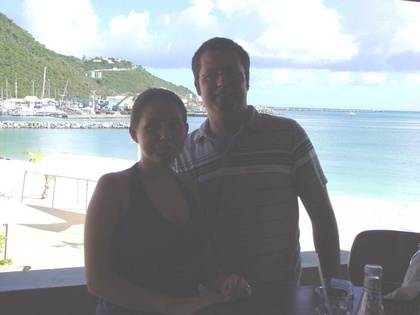
%> input picture MATLAB/poorcontrast.jpg, 420 x 315 px, shrunk from 640 x 480 before the run
$ octave gaussHistogram.m   (GNU Octave 9; MATLAB toolbox functions it lacks are replaced by stand-ins)
%> lines starting %> are read from the running program, lines starting %| are printed output that depends on the picture
%% Orig

r_color = imread('poorcontrast.jpg');
%> r_color is the input picture: size 315x420x3 uint8; mean R, G, B 158.6, 164.7, 167.5
r = rgb2gray(r_color);
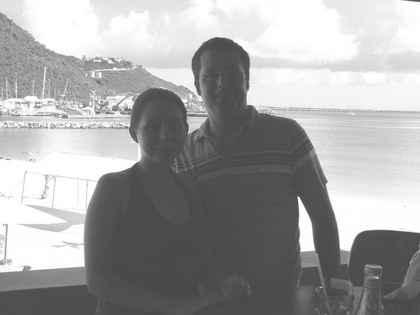
%> r: size 315x420 uint8; min 67, max 255, mean 163.2

h = imhist(r);
%> h = 256 values, max 9231 at index 256, min 0 at index 1, mean 516.8
p = h/numel(r);
%> p = 256 values, max 0.0698 at index 256, min 0 at index 1, mean 0.00391

smt1=zeros(256,1);
for i = 1:1:256
    smt1(i) = sum(p(1:i));
end
%> after the loop, smt1 = 256 values from 0 to 1


%% Gaussian distribution
sig = 0.08;
miu = 0.37;
xp = 0:1:255;
x = xp/255;

pot = -((x-miu).^2)/(2*(sig.^2));

fra = 1./(sig*sqrt(2*pi));

y = ((fra*exp(pot)));
y = y/sum(y);

smt2=zeros(256,1);
for i = 1:1:256
    smt2(i) = sum(y(1:i));
end

A = zeros(256,256);

for i = 1:1:256
    for j =1:1:256
        A(j,i) = smt1(i)-smt2(j);
    end
end
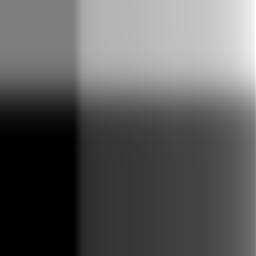
%> A: size 256x256 double; min -1, max 1, mean -0.269; drawn with min black and max white

[mins, index] = min(abs(A));
%> mins = 256 values, max 0.00977 at index 165, min 6.66e-16 at index 256, mean 0.00321; index = 256 values from 1 to 256
[m,n] = size(r);
%> m = 315; n = 420
s = zeros(m,n);
for i = 1:1:m
    for j = 1:1:n
        s(i,j) = index(r(i,j)+1);
    end
end
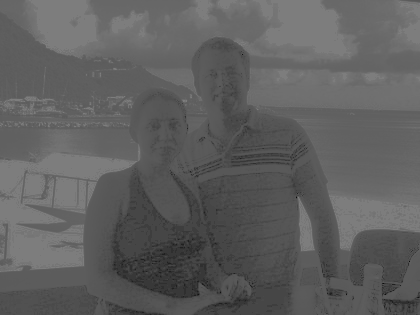
%> s: size 315x420 double; min 10, max 125, mean 95.1

plot(x,p)
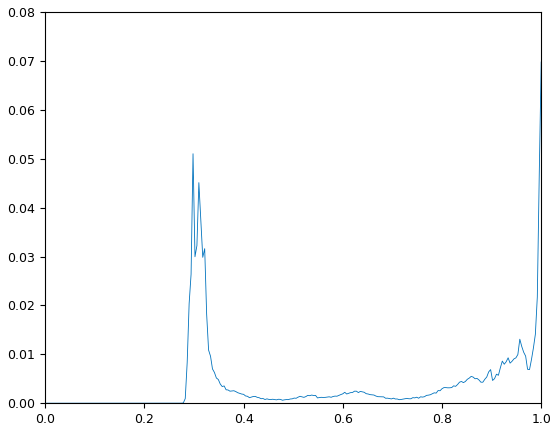
%> figure redrawn from the program's plot data; curve peaks at x = 1, y = 0.0698
figure
plot(x,y)
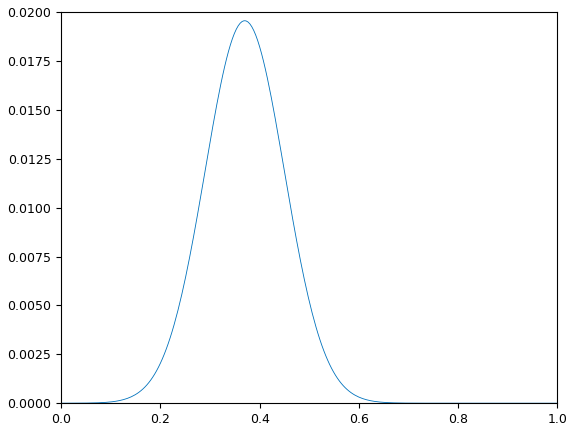
%> figure redrawn from the program's plot data; curve peaks at x = 0.369, y = 0.0196
figure
%s = histeq(r,y);
s = uint8(s);
%> s: size 315x420 uint8
imshow(s)
figure
%imhist(s)
t= histeq(r);
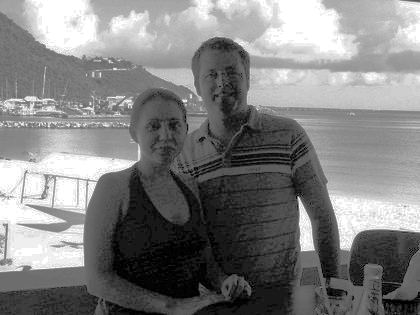
%> t: size 315x420 uint8; min 0, max 255, mean 128.6
imshow(t)
